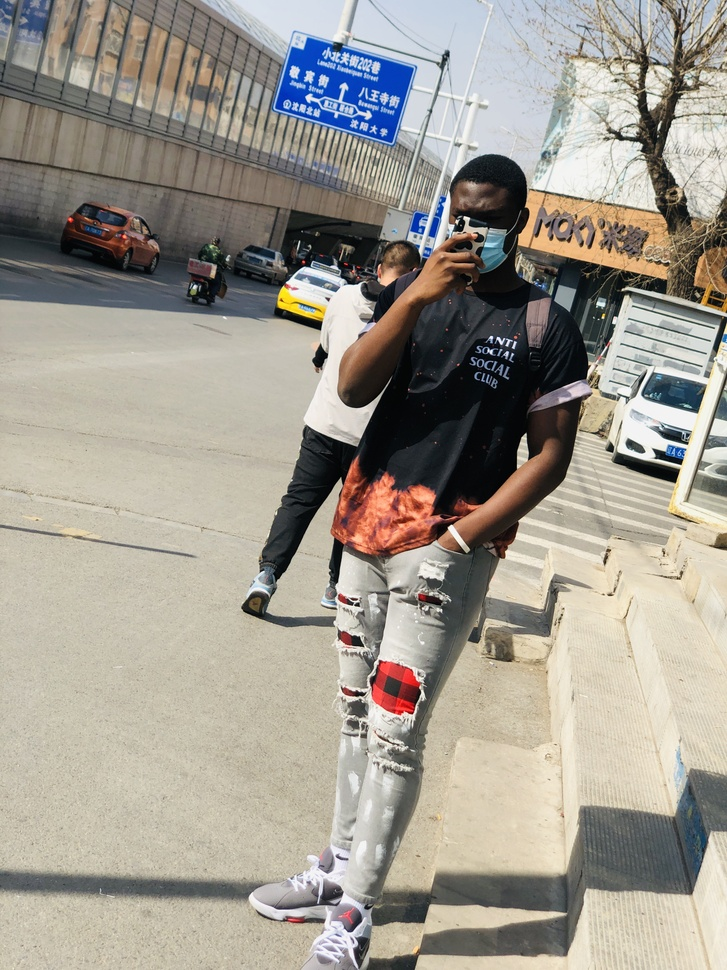
#> input picture photos/nana.jpg, 727 x 970 px, shrunk from 3024 x 4032 before the run
$ python imagep.py
#> lines starting #> are read from the running program, lines starting #| are printed output that depends on the picture
import cv2 as cv
import matplotlib.pyplot as plt
path="photos/nana.jpg"

img=cv.imread(path)
#> img is the input picture: shape (970, 727, 3); mean B, G, R 143.8, 153.9, 159.2


#how to get region of interest

img=cv.cvtColor(img,cv.COLOR_BGR2RGB)
constant=cv.copyMakeBorder(img,50,50,50,50,cv.BORDER_CONSTANT,value=[0,255,0])
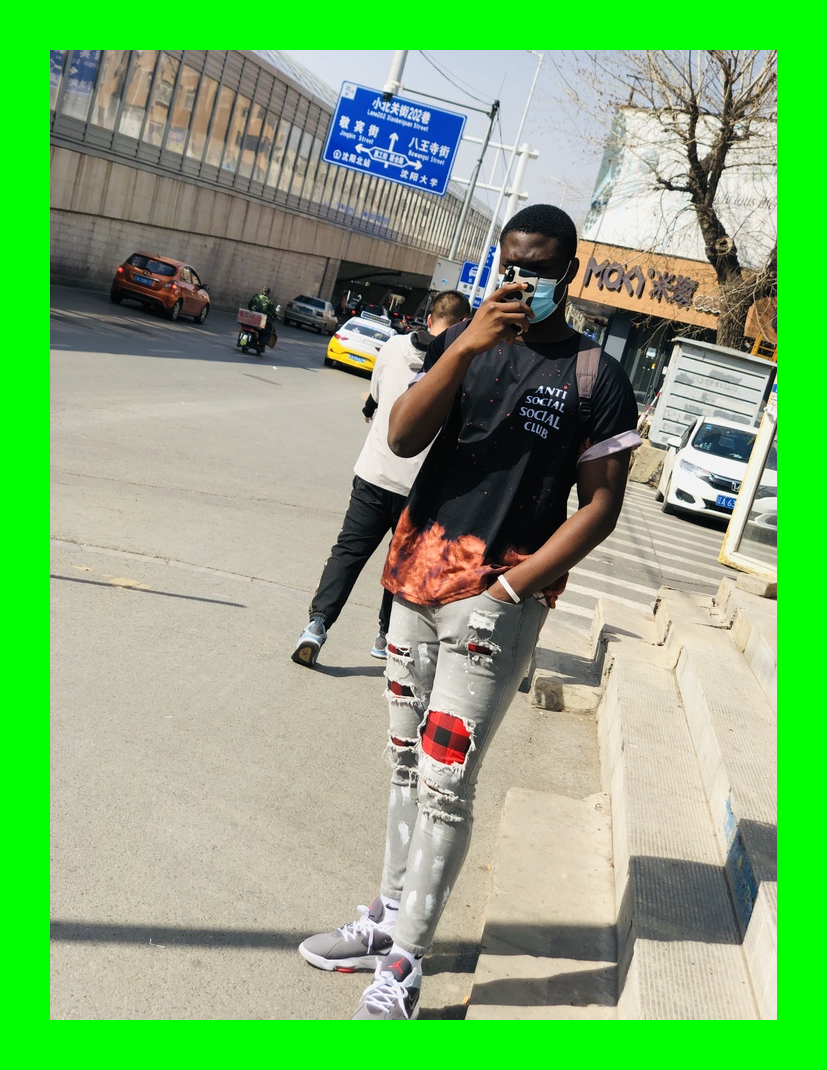
#> constant: shape (1070, 827, 3); mean R, G, B 126.9, 174.5, 114.6
reflect=cv.copyMakeBorder(img,50,50,50,50,cv.BORDER_REFLECT)
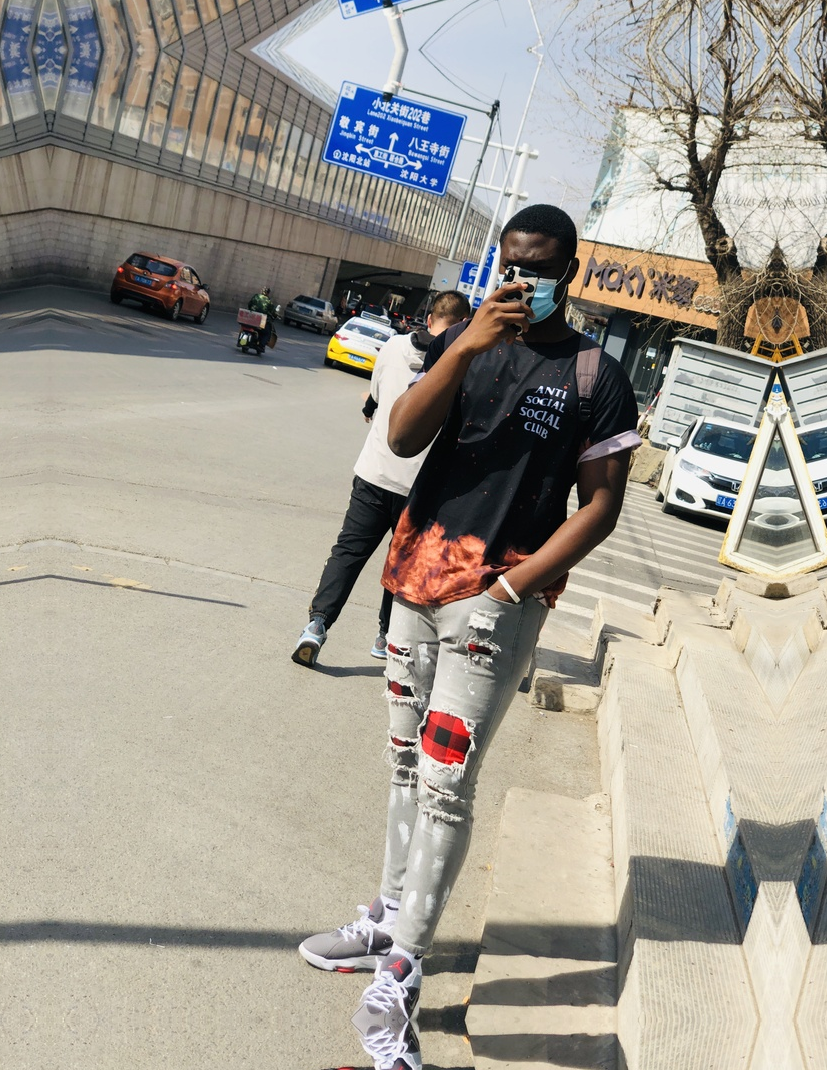
#> reflect: shape (1070, 827, 3); mean R, G, B 162.1, 157.2, 147.1
reflect_101=cv.copyMakeBorder(img,50,50,50,50,cv.BORDER_REFLECT_101)
replicate=cv.copyMakeBorder(img,50,50,50,50,cv.BORDER_REPLICATE)
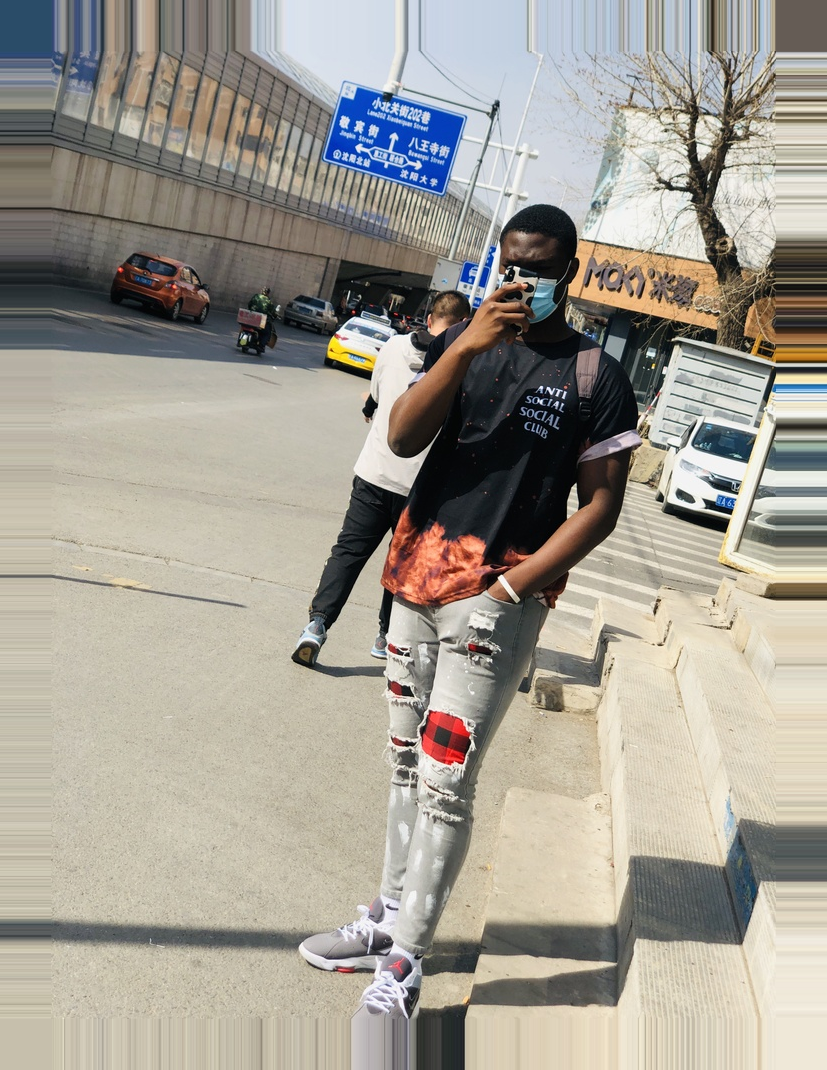
#> replicate: shape (1070, 827, 3); mean R, G, B 162.1, 157.3, 147.3
wrap=cv.copyMakeBorder(img,50,50,50,50,cv.BORDER_WRAP)
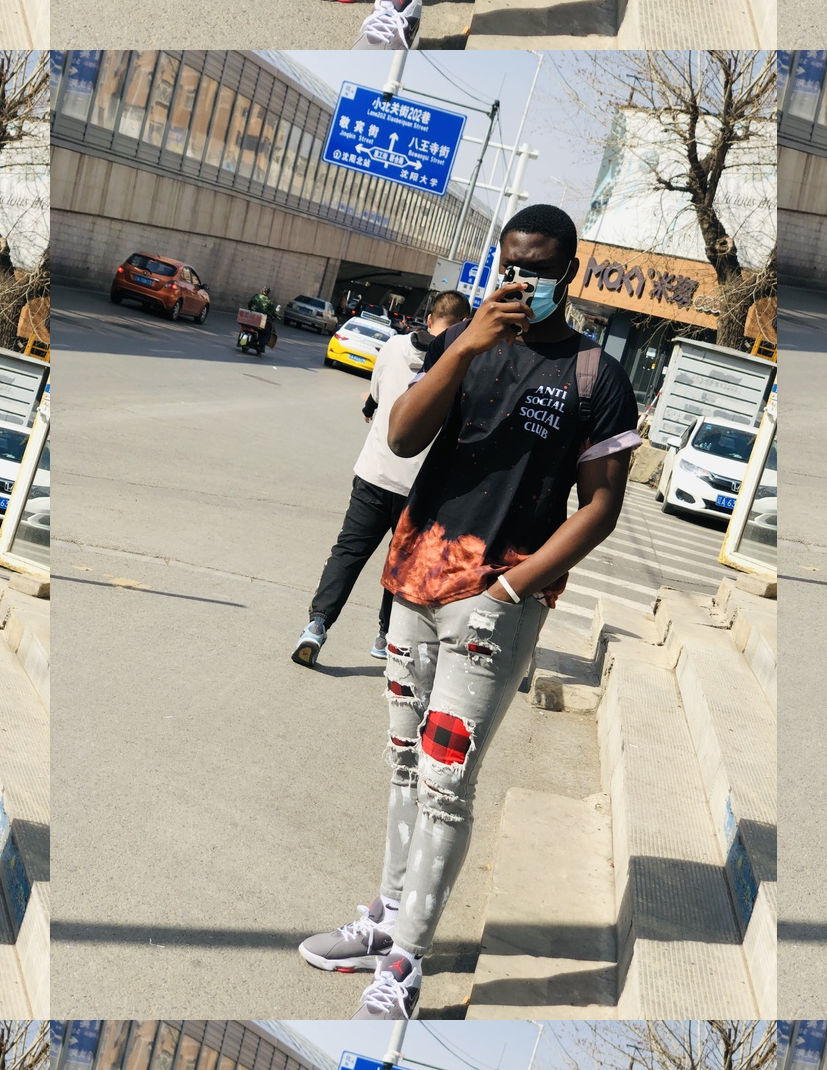
#> wrap: shape (1070, 827, 3); mean R, G, B 162.1, 157.2, 147.1
titles=["constant","reflect","reflect101","replicate","wrap"]
images=[constant,reflect,reflect_101,replicate,wrap]

for i in range(5):
    plt.subplot(2,3,i+1)
    plt.imshow(images[i])
    plt.title(titles[i])
plt.show
